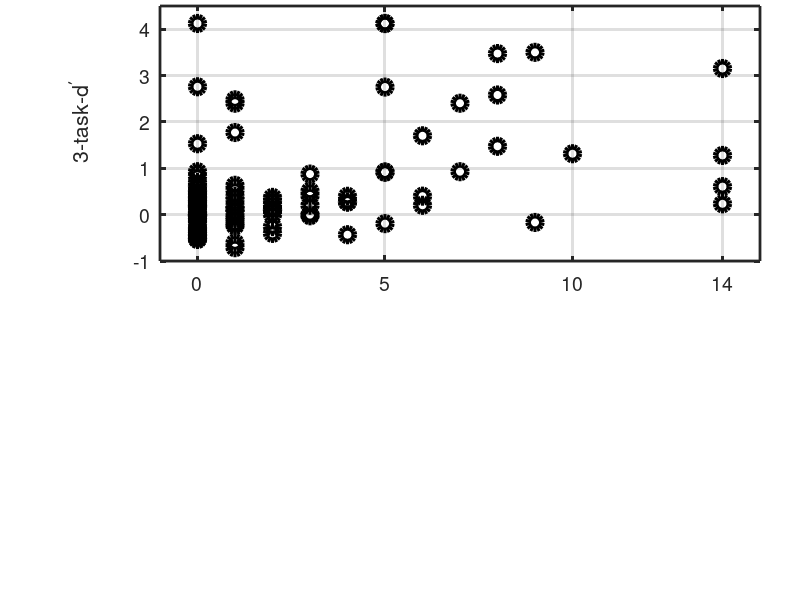

Recreate this plot in MATLAB. (Note: this script raises an error after producing the figure.)
load yrsTrain
load dprimes
load threshold

% set the max of yrsTrain to 14
yrsTrain(yrsTrain>14) = 14;

%% dp vs yrs training
figure('Renderer', 'painters', 'units','normalized','Position', [0 0 .55 1])
% subplot(2,1,1);
subplot('Position',[.2 .565 .75 .425]);
scatter(yrsTrain,dprime,100,'k','linewidth',4)
axis on
box on
grid on
% xlabel('Years of music training');
y1=ylabel('3-task-d^\prime');
set(y1,'position',[-2.9,2])
xlim([min(yrsTrain)-1 max(yrsTrain)+1])
ylim([-1 4.5])
xTicks = [0,5,10,14];
set(gca,'xtick',xTicks,'fontsize',14,'linewidth',2)
[r1,p1] = corrcoef(yrsTrain,dprime);
plotRegLine(yrsTrain,dprime,[min(yrsTrain)-1 max(yrsTrain)+1]);
text(11,-.35,sprintf('r = %.2f\np < .01',r1(2)),'fontsize',12);
text(-4.9,4.5,'A','fontsize',20)
% title(sprintf('r = %.2f, p < .01',r1(2)));

% % edit x-axis label to show >=14
% labels = {'0','5','10','\geq14'};
% xticklabels(labels);
xticklabels({});

%% threshold in cents

thresholdsPC = threshold(:,1);
thresholdsPC(thresholdsPC<3.125) = 3.125;

% subplot(2,1,2)
subplot('Position',[.2 .1 .75 .425]);

log2Thresholds = log2(thresholdsPC);
hold on
scatter(yrsTrain,-log2Thresholds,100,'k','linewidth',4)
% yVals = round(2.^(1:.25:3.5));
% yTicks = -log2([1600 800 400 200 100 50 25 12.5 6.25 3.125 1.5625])
yTicks = -log2([1600 800 400 200 100 50 25 12.5 6.25 3.125]);
yTickVals = 2.^(-yTicks);
xTicks = [0,5,10,14];
set(gca,'xtick',xTicks,'ytick',yTicks,'yticklabel',yTickVals,'fontsize',14,'linewidth',2)
ylim([-log2(1600) -log2(2.3)])
axis on
box on
grid on
xlabel('Years of music training');
ylabel('Pitch-difference-threshold (cents)')
[r1,p1] = corrcoef(yrsTrain,-log2Thresholds);
plotRegLine(yrsTrain,-log2Thresholds,[min(yrsTrain)-1 max(yrsTrain)+1]);
% title(sprintf('r = %.2f, p < 0.01',r1(2)));
text(11,-9.7,sprintf('r = %.2f\np < .01',r1(2)),'fontsize',12);
text(-4.9,-2,'B','fontsize',20)

% edit y-axis label to show <=3.125
labels = strsplit(num2str(yTickVals));
labels{10}='\leq3.125';
yticklabels(labels);

% edit x-axis label to show >=14
labels = {'0','5','10','\geq14'};
xticklabels(labels);

function plotRegLine(x,y,xlims,color)
if nargin<4
    color = 'k';
end

M = [ones(length(y),1) x(:)];
weights = pinv(M)*y(:);
hold on
plot(xlims,weights(1)+weights(2)*xlims,color,'linewidth',2)
xlim(xlims);
end 